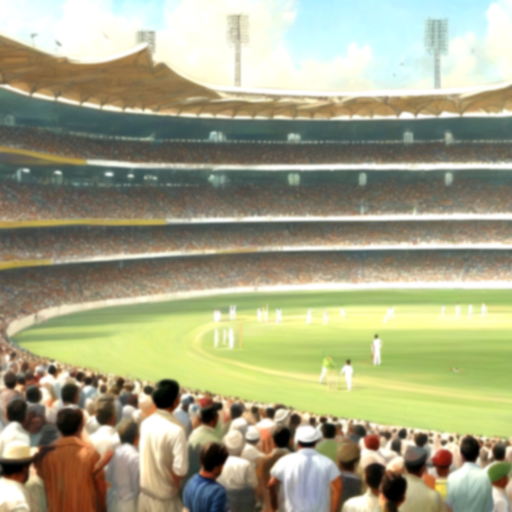
#> input picture Module 5/Lesson 2/Stadium_image_enhancer.png, 1024 x 1024 px (shown at 1/2 size)
$ python -i Image_Enhancer.py   (imports and definitions only)
#> lines starting #> are read from the running program, lines starting #| are printed output that depends on the picture
#> further down, picture is the input picture: PIL image 1024x1024 RGB; mean R, G, B 165.3, 165.1, 134.1
import time
import requests
from PIL import Image, ImageEnhance, ImageFilter
from io import BytesIO
from Config import HF_API_KEY

MODELS = [
    "ByteDance/SDXL-Lightning",
    "black-forest-labs/FLUX.1-dev",
    "stabilityai/stable-diffusion-xl-base-1.0",
]

HEADERS = {"Authorization": f"Bearer {HF_API_KEY}", "Accept": "image/png"}

# [32 lines left out: function generate_image_from_text, not called in this run]

def post_process_image(image):
    image = ImageEnhance.Brightness(image).enhance(1.2)
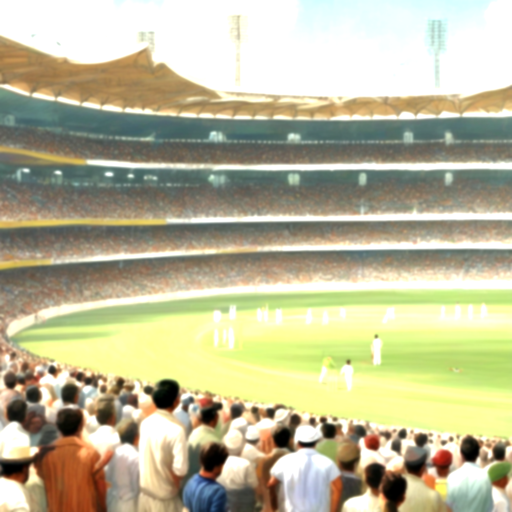
#> image: PIL image 1024x1024 RGB (shown at 1/2 size); mean R, G, B 188.4, 185, 153.2
    image = ImageEnhance.Contrast(image).enhance(1.3)
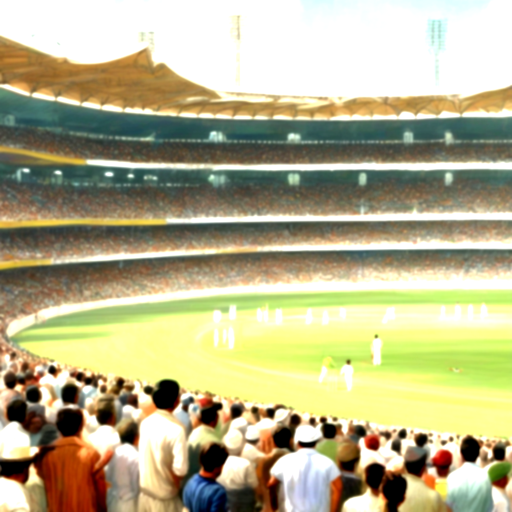
#> image: PIL image 1024x1024 RGB (shown at 1/2 size); mean R, G, B 183, 178, 141
    return image.filter(ImageFilter.GaussianBlur(radius=2))

# [26 lines left out: function main, not called in this run]

# [2 lines not run here, left out]

>>> from PIL import Image
>>> picture = Image.open('Stadium_image_enhancer.png')
>>> result = post_process_image(picture)
